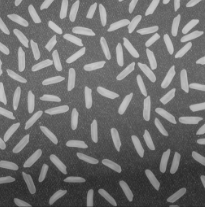
#> input picture images/cells.png, 205 x 207 px
$ python canny.py   (older library calls are emulated)
#> lines starting #> are read from the running program, lines starting #| are printed output that depends on the picture
import cv2
import numpy as np
from matplotlib import pyplot as plt

img = cv2.imread('../images/cells.png')
#> img is the input picture: shape (207, 205, 3); min 40, max 203, mean 110.8
img = cv2.cvtColor(img, cv2.COLOR_BGR2GRAY)
#> img: shape (207, 205)
print(img.shape)
#| (207, 205)
Gx = cv2.Sobel(img, cv2.CV_64F, 1, 0, ksize=3)
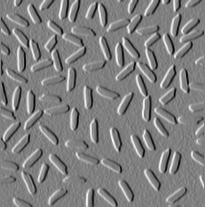
#> Gx: shape (207, 205) float64; min -371, max 367, mean -0.6; drawn with min black and max white
Gy = cv2.Sobel(img, cv2.CV_64F, 0, 1, ksize=3)
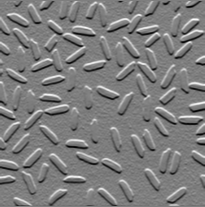
#> Gy: shape (207, 205) float64; min -360, max 365, mean -2.7; drawn with min black and max white
Gxy = cv2.sqrt(Gx * Gx + Gy * Gy)
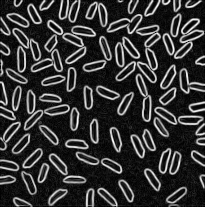
#> Gxy: shape (207, 205) float64; min 0, max 378.9, mean 79.6; drawn with min black and max white
Gxy2 = Gxy.copy()
print(Gxy.shape, Gx.shape, Gy.shape)
#| (207, 205) (207, 205) (207, 205)

y, x = Gxy.shape
#> y = 207; x = 205

# 非极大值抑制
# [g1 g2 g3]
# [g4 g0 g5]
# [g6 g7 g8]

for i in range(1, y - 1):
    for j in range(1, x - 1):

        if Gxy[i, j] == 0:
            Gxy2[i, j] = 0
        else:
            gradX = Gx[i, j]
            gradY = Gy[i, j]
            gradTemp = Gxy[i, j]

            # 如果Y方向幅度值较大
            if np.abs(gradY) > np.abs(gradX):
                weight = abs(gradX / gradY)
                grad2 = Gxy[i - 1, j]
                grad4 = Gxy[i + 1, j]
                # 如果x,y方向梯度符号相同
                if gradX * gradY > 0:
                    grad1 = Gxy[i - 1, j - 1]
                    grad3 = Gxy[i + 1, j + 1]
                # 如果x,y方向梯度符号相反
                else:
                    grad1 = Gxy[i - 1, j + 1]
                    grad3 = Gxy[i + 1, j - 1]

            # 如果X方向幅度值较大
            else:
                weight = abs(gradY / gradX)
                grad2 = Gxy[i, j - 1]
                grad4 = Gxy[i, j + 1]
                # 如果x,y方向梯度符号相同
                if gradX * gradY > 0:
                    grad1 = Gxy[i + 1, j - 1]
                    grad3 = Gxy[i - 1, j + 1]
                # 如果x,y方向梯度符号相反
                else:
                    grad1 = Gxy[i - 1, j - 1]
                    grad3 = Gxy[i + 1, j + 1]

            gradTemp1 = weight * grad1 + (1 - weight) * grad2
            gradTemp2 = weight * grad3 + (1 - weight) * grad4
            if gradTemp >= gradTemp1 and gradTemp >= gradTemp2:
                Gxy2[i, j] = gradTemp
            else:
                Gxy2[i, j] = 0
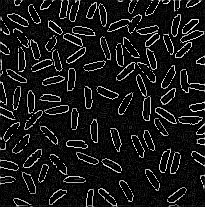
#> Gxy2: shape (207, 205) float64; min 0, max 378.9, mean 36.2; drawn with min black and max white

# 双阈值检测与边缘连接
DT = np.zeros([y, x])
TL = 0.3 * np.max(Gxy2)
#> TL = 113.7
TH = 0.5 * np.max(Gxy2)
#> TH = 189.4

for i in range(1, y - 1):
    for j in range(1, x - 1):
        if Gxy2[i, j] < TL:
            DT[i, j] = 0
        elif Gxy2[i, j] > TH:
            DT[i, j] = 1
        elif ((Gxy2[i - 1, j - 1:j + 1] < TH).any() or (Gxy2[i + 1, j - 1:j + 1]).any()
              or (Gxy2[i, [j - 1, j + 1]] < TH).any()):
            DT[i, j] = 1
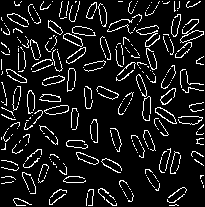
#> DT: shape (207, 205) float64; values 0 (black) and 1 (white), 10.2% white in thin lines or dots

plt.subplot(221)
plt.axis('off')
plt.imshow(Gx, 'gray')
plt.subplot(222)
plt.axis('off')
plt.imshow(Gy, 'gray')
plt.subplot(223)
plt.axis('off')
plt.imshow(Gxy, 'gray')

plt.subplot(224)
plt.axis('off')
plt.imshow(DT, 'gray')

plt.show()

$ run again, with images/apple.png copied over images/cells.png
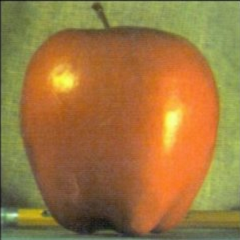
#> input picture images/apple.png, 240 x 240 px
#> img is the input picture: shape (240, 240, 3); mean B, G, R 63.1, 118.7, 157.1
#> img: shape (240, 240)
#| (240, 240)
#| (240, 240) (240, 240) (240, 240)
#> after the loop `for i in range(1, y - 1):`:
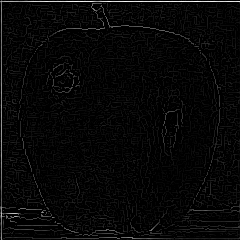
#> Gxy2: shape (240, 240) float64; min 0, max 440.2, mean 13.2; drawn with min black and max white
#> TL = 132.1
#> TH = 220.1
#> after the loop `for i in range(1, y - 1):`:
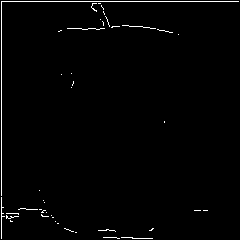
#> DT: shape (240, 240) float64; values 0 (black) and 1 (white), 1.4% white in thin lines or dots
